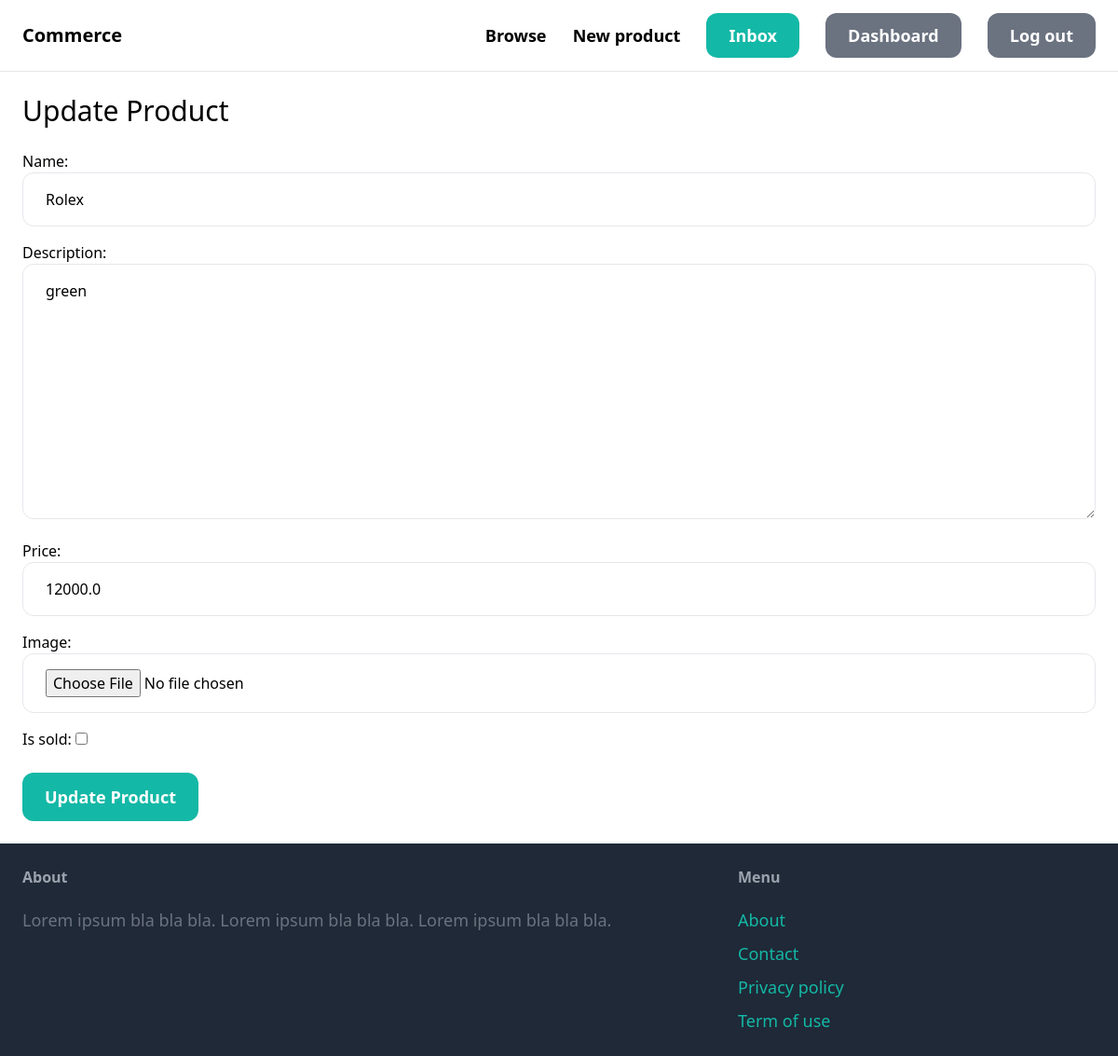
Page /products/1/edit (signed in) on the committed database.
### product/models.py (models this page shows, shortened)
class Product(models.Model):
    category = models.ForeignKey(Category, related_name='products', on_delete=models.CASCADE)
    name = models.CharField(max_length=255, blank=True, null=True)
    description = models.TextField(blank=True, null=True) # blank=True, null=True
    price = models.FloatField( blank=True, null=True)
    image = models.ImageField(upload_to='items_images', blank=True, null=True)
    is_sold = models.BooleanField(default=False)
    created_by = models.ForeignKey(User, on_delete=models.CASCADE, blank=True, null=True)
    created_at = models.DateTimeField(auto_now_add=True, blank=True, null=True)

### product/views.py (the view)
# urls.py: path('<int:pk>/edit', views.edit, name='edit'),
@login_required
def edit(request, pk):
    print('line 63',pk)
    product = get_object_or_404(Product, pk=pk, created_by=request.user)
    if request.method == 'POST':
        form = EditProductForm(request.POST, request.FILES, instance=product)
        print("form",form.is_valid())
        if form.is_valid():
            product = form.save()
            product.save()
            return redirect('product:detail', pk=product.id)
    else:
            form = EditProductForm(instance=product)
    return render(request, 'product/form.html', {
        'form': form,
        'title': 'Update Product'
    })

### product/forms.py
class EditProductForm(forms.ModelForm):
    class Meta:
        model = Product
        fields = ('name', 'description', 'price', 'image', 'is_sold')
        widgets = {
            'name': forms.TextInput(attrs={
            'class': INPUT_CLASSES
            }),
            'description': forms.Textarea(attrs={
            'class': INPUT_CLASSES
            }),
            'price': forms.TextInput(attrs={
            'class': INPUT_CLASSES
            }),
            'image': forms.FileInput(attrs={
            'class': INPUT_CLASSES
            }),
            'is_sold': forms.CheckboxInput(),
        }

### product/templates/product/form.html (shortened to what this page needs)
{% extends 'core/base.html' %}
{% block content %}
<h1 class="mb-6 text-3xl">{{title}}</h1>
<form  method="POST" enctype="multipart/form-data">
    <div class="space-y-4">
        {{ form.as_p }}
    </div>
    <button type="submit" class="mt-6 px-6 py-3 text-lg font-semibold bg-teal-500 text-white rounded-xl hover:bg-teal-700">{{title}}</button>
</form>
{% endblock %}

### rows in the picture
Product: name "Rolex", description "green", price "12000.0"

### other values in the picture
{{ title }} "Update Product"
